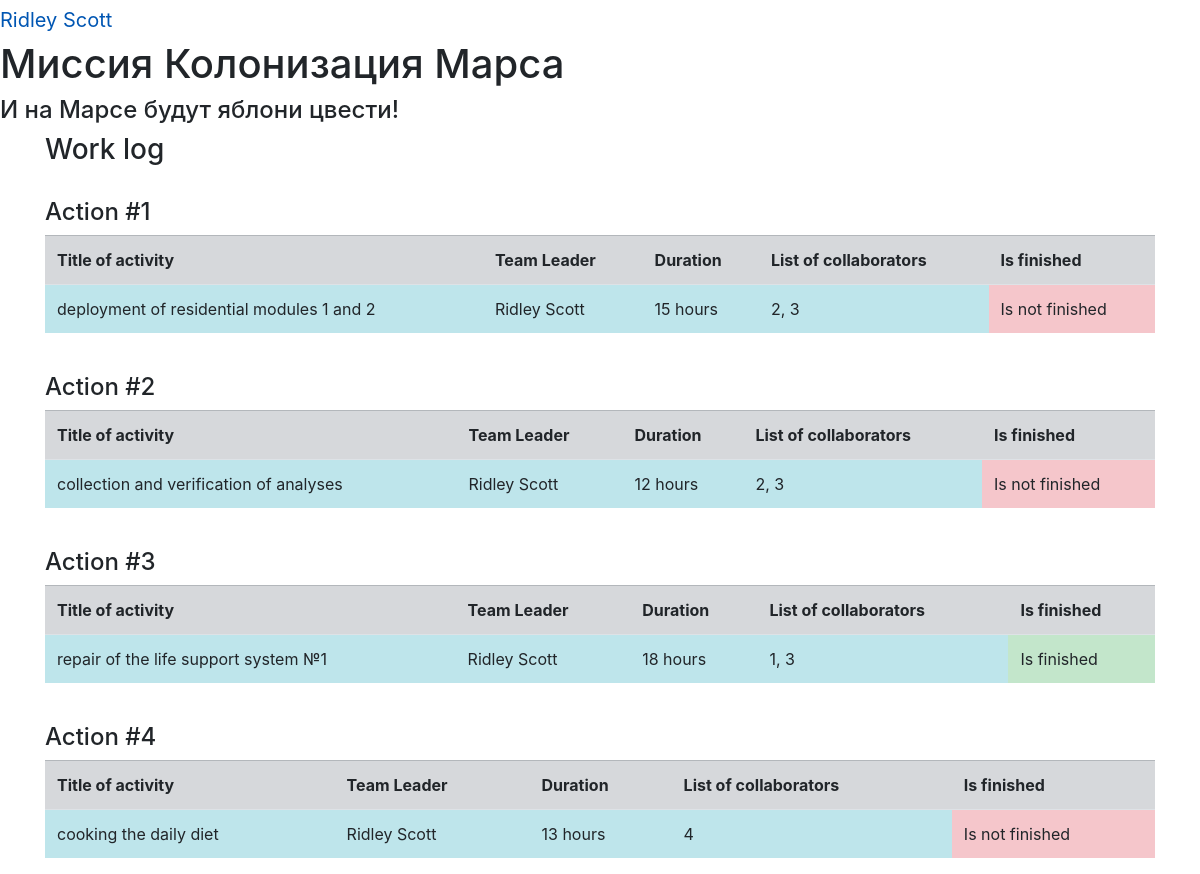
/work (signed in), run on the app's committed database.
### data/users.py (models this page shows, shortened)
class User(SqlAlchemyBase, UserMixin):
    __tablename__ = 'user'
    id = sqlalchemy.Column(sqlalchemy.Integer,
                           primary_key=True, autoincrement=True)
    surname = sqlalchemy.Column(sqlalchemy.String)
    name = sqlalchemy.Column(sqlalchemy.String)
    age = sqlalchemy.Column(sqlalchemy.Integer)
    position = sqlalchemy.Column(sqlalchemy.String)
    speciality = sqlalchemy.Column(sqlalchemy.String)
    address = sqlalchemy.Column(sqlalchemy.String)
    email = sqlalchemy.Column(sqlalchemy.String, unique=True)
    hashed_password = sqlalchemy.Column(sqlalchemy.String)

### data/jobs.py (models this page shows)
class Jobs(SqlAlchemyBase):
    __tablename__ = 'jobs'
    id = sqlalchemy.Column(sqlalchemy.Integer,
                           primary_key=True, autoincrement=True)
    team_leader = sqlalchemy.Column(sqlalchemy.Integer)
    job = sqlalchemy.Column(sqlalchemy.String)
    work_size = sqlalchemy.Column(sqlalchemy.Integer)
    collaborators = sqlalchemy.Column(sqlalchemy.String)
    start_date = sqlalchemy.Column(sqlalchemy.DateTime,
                                   default=datetime.datetime.now)
    end_date = sqlalchemy.Column(sqlalchemy.DateTime,
                                 default=datetime.datetime.now)
    is_finished = sqlalchemy.Column(sqlalchemy.Boolean, default=True)

### main.py (the view)
@app.route("/work")
def work_log():
    db_sess = create_session()
    return render_template("work_logs.html", jobs=db_sess.query(Jobs).all(), users=db_sess.query(User).all())

### data/db_session.py (called while the page is built)
def create_session() -> Session:
    global __factory
    return __factory()

### main.py (called while the page is built)
@login_manager.user_loader
def load_user(user_id):
    db_sess = db_session.create_session()
    return db_sess.query(User).get(user_id)

### templates/work_logs.html
{% extends "base.html" %}
{% block content %}
<h3>Work log</h3>
<div>
    {% for job in jobs %}
    <br>
    <h4>Action #{{job.id}}</h4>
    <table class="table table-striped">
        <tr class="table-secondary">
            <th>Title of activity</th>
            <th>Team Leader</th>
            <th>Duration</th>
            <th>List of collaborators</th>
            <th>Is finished</th>
        </tr>
        <tr>
            <td class="table-info">{{job.job}}</td>
            {% for user in users %}
            {% if job.team_leader == user.id %}
            <td class="table-info"> {{user.name}} {{user.surname}}</td>
            {% endif %}
            {% endfor %}
            <td class="table-info">{{job.work_size}} hours</td>
            <td class="table-info">{{job.collaborators}}</td>
            {% if job.is_finished %}
                <td class="table-success">Is finished</td>
            {% else %}
                <td class="table-danger">Is not finished</td>
            {% endif %}
        </tr>
    </table>
    {% endfor %}
</div>
{% endblock %}

### templates/base.html (shortened to what this page needs)
<!doctype html>
<html lang="en">
<head>
    <link rel="stylesheet"
          href="https://stackpath.bootstrapcdn.com/bootstrap/4.4.1/css/bootstrap.min.css"
>
</head>
<body>
<nav>{% if current_user.is_authenticated %}
    <a class="navbar-brand" href="/logout">{{ current_user.name + ' ' + current_user.surname}}</a>
    {% else %}
    <p>
        <a class="btn btn-primary " href="/register">Зарегистрироваться</a>
        <a class="btn btn-success" href="/login">Войти</a>
    </p>
    {% endif %}
</nav>
<header>
    <h1>Миссия Колонизация Марса</h1>
    <h4>И на Марсе будут яблони цвести!</h4>
</header>
<main role="main" class="container">
    {% block content %}{% endblock %}
</main>
</body>
</html>

### data on the page
User: name+surname "Ridley Scott", name "Ridley", surname "Scott"
Jobs: id "1", job "deployment of residential modules 1 and 2", work_size "15", collaborators "2, 3", is_finished "Is not finished"
Jobs: id "2", job "collection and verification of analyses", work_size "12", collaborators "2, 3", is_finished "Is not finished"
Jobs: id "3", job "repair of the life support system №1", work_size "18", collaborators "1, 3", is_finished "Is finished"
Jobs: id "4", job "cooking the daily diet", work_size "13", collaborators "4", is_finished "Is not finished"
